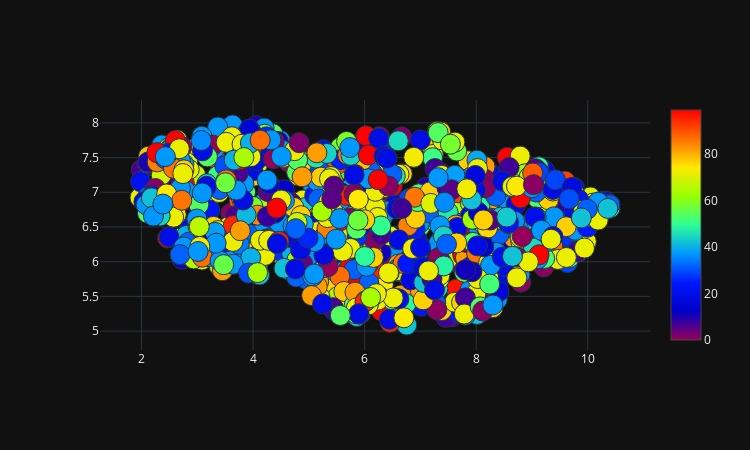

Write notebook code for a chart like this one.
### Code cell
plot_2d(reducer.embedding_[:, 0],reducer.embedding_[:, 1])

### Figure 1 — Plotly figure (JSON) as saved in the notebook; plotly's stock layout.template omitted (floating-point values rounded to 4 significant figures; data arrays with more than 128 entries replaced by an {"elided": "..."} marker saying what was removed)
{"data": [{"marker": {"color": {"elided": "943 int values"}, "colorscale": [[0, "rgb(150,0,90)"], [0.125, "rgb(0,0,200)"], [0.25, "rgb(0,25,255)"], [0.375, "rgb(0,152,255)"], [0.5, "rgb(44,255,150)"], [0.625, "rgb(151,255,0)"], [0.75, "rgb(255,234,0)"], [0.875, "rgb(255,111,0)"], [1, "rgb(255,0,0)"]], "line": {"width": 1}, "showscale": true, "size": 20}, "mode": "markers", "type": "scatter", "x": {"elided": "943 float values"}, "y": {"elided": "943 float values"}}], "layout": {"height": 450, "margin": {"b": 100, "l": 100, "r": 100, "t": 100}, "width": 750}}
